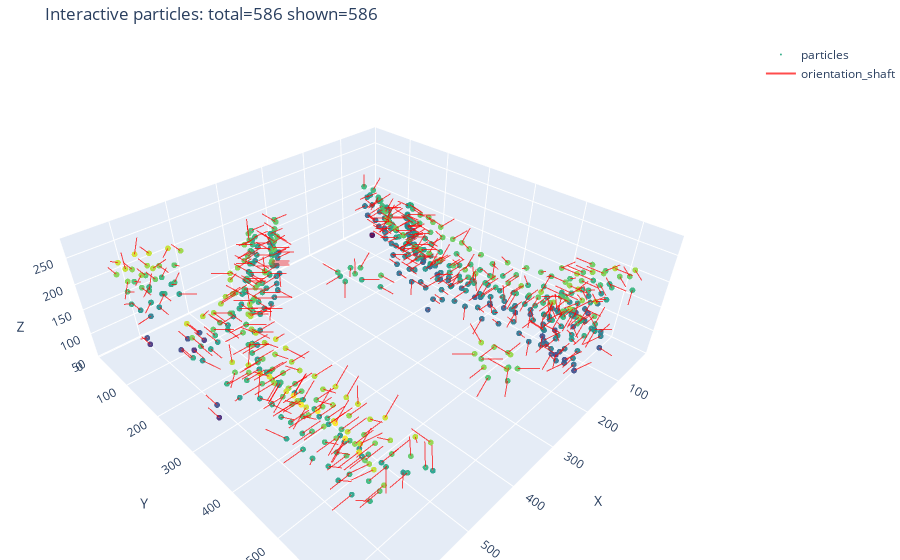

Source (notebook cell):
### Code cell
# Interactive 3D visualization (Plotly): function + call
import numpy as np
import plotly.graph_objects as go

def plot_particles_interactive(coords: np.ndarray,
                               normals: np.ndarray,
                               *,
                               max_points_plot: int = 5000,
                               num_arrows: int = 800,
                               arrow_scale_frac: float = 0.05,
                               cone_radius_frac: float = 0.01,
                               marker_size: float = 2.0,
                               show_shafts: bool = True,
                               shaft_width: float = 2.0,
                               shaft_color: str = 'red') -> None:
    if coords is None or normals is None:
        raise ValueError('coords/normals cannot be None')
    if len(coords) == 0:
        raise ValueError('coords is empty')

    # Downsample for display
    if len(coords) > max_points_plot:
        idx_pts = np.random.choice(len(coords), max_points_plot, replace=False)
        coords_vis = coords[idx_pts]
        normals_vis = normals[idx_pts]
    else:
        coords_vis = coords
        normals_vis = normals

    # Robust scene scale from data extent
    data_extent = np.ptp(coords_vis, axis=0)  # range along each axis
    max_range = float(np.max(data_extent)) if np.all(np.isfinite(data_extent)) and np.max(data_extent) > 0 else 1.0
    arrow_len = float(arrow_scale_frac) * max_range
    cone_radius = max(float(cone_radius_frac) * max_range, 1e-6)

    # Normalize normals and guard against zeros
    norms = np.linalg.norm(normals_vis, axis=1)
    safe_norms = np.where(norms > 0, norms, 1.0)
    normals_unit = normals_vis / safe_norms[:, None]

    # Points
    points_trace = go.Scatter3d(
        x=coords_vis[:, 0], y=coords_vis[:, 1], z=coords_vis[:, 2],
        mode='markers',
        marker=dict(size=marker_size, color=coords_vis[:, 2], colorscale='Viridis', opacity=0.9),
        name='particles'
    )

    data = [points_trace]

    # Arrows as cones from subset
    n_arrows = int(min(num_arrows, len(coords_vis)))
    if n_arrows > 0 and arrow_len > 0:
        arrow_idx = np.linspace(0, len(coords_vis) - 1, num=n_arrows, dtype=int)
        arrow_bases = coords_vis[arrow_idx]
        arrow_dirs = normals_unit[arrow_idx]

        u = arrow_dirs[:, 0] * arrow_len
        v = arrow_dirs[:, 1] * arrow_len
        w = arrow_dirs[:, 2] * arrow_len

        cones_trace = go.Cone(
            x=arrow_bases[:, 0], y=arrow_bases[:, 1], z=arrow_bases[:, 2],
            u=u, v=v, w=w,
            anchor='tail',
            colorscale='Reds', showscale=False,
            sizemode='absolute', sizeref=cone_radius,
            name='orientation',
            lighting=dict(ambient=0.6, diffuse=0.8, specular=0.2)
        )
        data.append(cones_trace)

        # Optional line shafts for visibility independent of cone rendering
        if show_shafts:
            xs = np.empty(3 * n_arrows)
            ys = np.empty(3 * n_arrows)
            zs = np.empty(3 * n_arrows)
            xs[0::3] = arrow_bases[:, 0]
            ys[0::3] = arrow_bases[:, 1]
            zs[0::3] = arrow_bases[:, 2]
            xs[1::3] = arrow_bases[:, 0] + u
            ys[1::3] = arrow_bases[:, 1] + v
            zs[1::3] = arrow_bases[:, 2] + w
            xs[2::3] = np.nan
            ys[2::3] = np.nan
            zs[2::3] = np.nan

            shafts_trace = go.Scatter3d(
                x=xs, y=ys, z=zs,
                mode='lines',
                line=dict(width=shaft_width, color=shaft_color),
                name='orientation_shaft',
                opacity=0.7
            )
            data.append(shafts_trace)

    fig = go.Figure(data=data)
    fig.update_layout(
        title=f'Interactive particles: total={len(coords)} shown={len(coords_vis)}',
        scene=dict(xaxis_title='X', yaxis_title='Y', zaxis_title='Z', aspectmode='data'),
        margin=dict(l=0, r=0, t=40, b=0)
    )
    fig.show()

# Call with existing variables from previous cells
if 'coords' not in globals() or 'normals' not in globals():
    raise RuntimeError('coords/normals not found. Run the sampling cells first.')
plot_particles_interactive(coords, normals)

### Figure 1 — Plotly figure (JSON) as saved in the notebook; plotly's stock layout.template omitted (floating-point values rounded to 4 significant figures; data arrays with more than 128 entries replaced by an {"elided": "..."} marker saying what was removed)
{"data": [{"marker": {"color": {"elided": "586 float values"}, "colorscale": [[0, "#440154"], [0.1111, "#482878"], [0.2222, "#3e4989"], [0.3333, "#31688e"], [0.4444, "#26828e"], [0.5556, "#1f9e89"], [0.6667, "#35b779"], [0.7778, "#6ece58"], [0.8889, "#b5de2b"], [1, "#fde725"]], "opacity": 0.9, "size": 2}, "mode": "markers", "name": "particles", "type": "scatter3d", "x": {"elided": "586 float values"}, "y": {"elided": "586 float values"}, "z": {"elided": "586 float values"}}, {"anchor": "tail", "colorscale": [[0, "rgb(255,245,240)"], [0.125, "rgb(254,224,210)"], [0.25, "rgb(252,187,161)"], [0.375, "rgb(252,146,114)"], [0.5, "rgb(251,106,74)"], [0.625, "rgb(239,59,44)"], [0.75, "rgb(203,24,29)"], [0.875, "rgb(165,15,21)"], [1, "rgb(103,0,13)"]], "lighting": {"ambient": 0.6, "diffuse": 0.8, "specular": 0.2}, "name": "orientation", "showscale": false, "sizemode": "absolute", "sizeref": 5.9, "type": "cone", "u": {"elided": "586 float values"}, "v": {"elided": "586 float values"}, "w": {"elided": "586 float values"}, "x": {"elided": "586 float values"}, "y": {"elided": "586 float values"}, "z": {"elided": "586 float values"}}, {"line": {"color": "red", "width": 2}, "mode": "lines", "name": "orientation_shaft", "opacity": 0.7, "type": "scatter3d", "x": {"elided": "1758 float values"}, "y": {"elided": "1758 float values"}, "z": {"elided": "1758 float values"}}], "layout": {"margin": {"b": 0, "l": 0, "r": 0, "t": 40}, "scene": {"aspectmode": "data", "xaxis": {"title": {"text": "X"}}, "yaxis": {"title": {"text": "Y"}}, "zaxis": {"title": {"text": "Z"}}}, "title": {"text": "Interactive particles: total=586 shown=586"}}}
